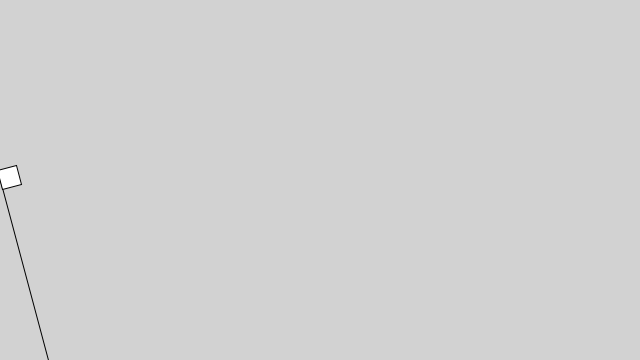
Frame 1 (no input)
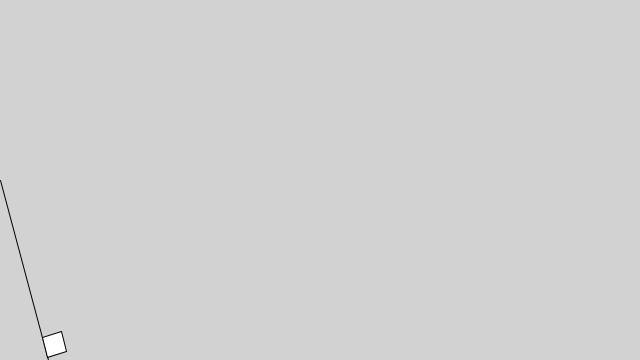
Frame 60 (the mouse pressed at the canvas centre just before this capture)
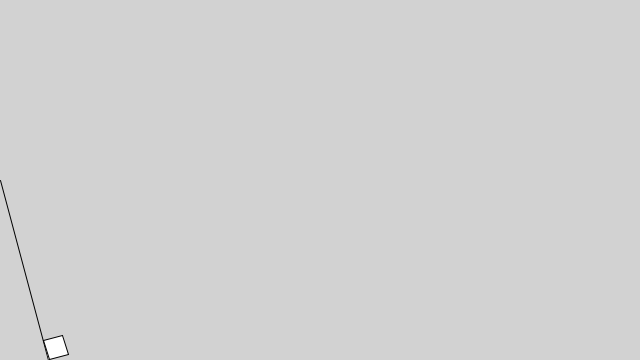
Frame 120 (the mouse held since frame 60 and released just before this capture)

The Processing sketch that drew these frames (run headless with seeded random() and noise(); from frame 60 on, the mouse is pressed at the canvas centre):

// Processing sketch: slide
// ── slide.pde
class Box{
  float r;
  PVector loc, vel, acc;
  
  Box() {
    r = 10;
    loc = new PVector(0, 0);
    vel = new PVector(0, 0);
    acc = new PVector(0, 0);
  }
  
  void applyForce(PVector f) {
    acc.add(f);
  }
  
  void update() {
    vel.add(acc);
    if (loc.x >= width) {
      loc.x = width;
    }
    if (loc.y >= height/2 - r) {
      loc.y = height/2 - r;
    }
    else {
      loc.add(vel);
    }
    acc.mult(0);
  }
  
  void display() {
    translate(0, height/2);
    translate(loc.x, loc.y);
    rotate(radians(incline));
    translate(0, -r);
    rect(0, 0, 2*r, 2*r);
  }
}

// ── main.pde
//Create an example that simulates a box sliding down the incline with friction. 
//Note that the magnitude of the friction force is equal to the normal force.
PVector gravity, normal, friction;
float n, g, incline;
Box b;

void setup() {
  size(640, 360);
  rectMode(CENTER);
  incline = 75;
  g = 0.1;
  gravity = new PVector(0, g);
  b = new Box();
}

void draw() {
  background(210);
  pushMatrix();
  translate(0, height/2);
  rotate(radians(incline));
  line(0, 0, 900, 0);
  popMatrix();

  normal = gravity.get();
  normal.mult(-1);
  normal.setMag(cos(radians(incline)) * g);
  normal.rotate(radians(incline));
  friction = b.vel.get();
  friction.setMag(cos(radians(incline)) * g);
  friction.mult(-0.09);
  
  b.applyForce(gravity);
  b.applyForce(normal);
  b.applyForce(friction);
 
  b.update();
  
  b.display();
}
